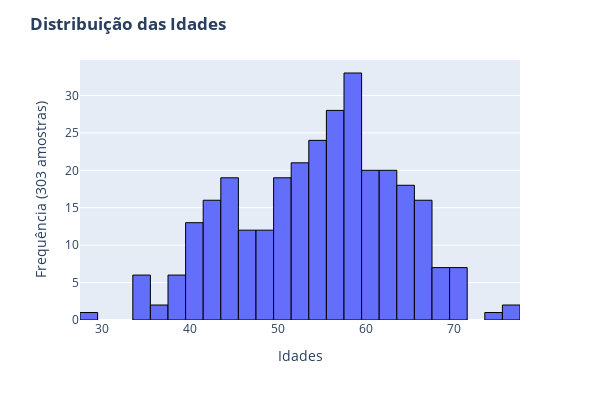

The cell this chart's notebook holds for it:
### Code cell
# Grafico Interativo - Histograma da Idade com plotly

# Cria um histograma da idade usando Plotly Express
grafico2 = px.histogram(data_frame=caracteristicas, x='age', nbins=30)

# Ajusta o layout do gráfico
grafico2.update_layout(
    title="Distribuição das Idades",
    title_font=dict(weight='bold'), 
    xaxis_title="Idades",
    yaxis_title="Frequência (303 amostras)",
    width=600,
    height=400
)

# Adiciona borda preta em cada barra
grafico2.update_traces(marker=dict(line=dict(color="black", width=1)))

# Exibe o gráfico
grafico2.show()

### Figure 1 — Plotly figure (JSON) as saved in the notebook; plotly's stock layout.template omitted (floating-point values rounded to 4 significant figures; data arrays with more than 128 entries replaced by an {"elided": "..."} marker saying what was removed)
{"data": [{"bingroup": "x", "hovertemplate": "age=%{x}<br>count=%{y}<extra></extra>", "legendgroup": "", "marker": {"color": "#636efa", "line": {"color": "black", "width": 1}, "pattern": {"shape": ""}}, "name": "", "nbinsx": 30, "orientation": "v", "showlegend": false, "type": "histogram", "x": {"elided": "303 int values"}, "xaxis": "x", "yaxis": "y"}], "layout": {"barmode": "relative", "height": 400, "legend": {"tracegroupgap": 0}, "margin": {"t": 60}, "title": {"font": {"weight": "bold"}, "text": "Distribuição das Idades"}, "width": 600, "xaxis": {"anchor": "y", "domain": [0, 1], "title": {"text": "Idades"}}, "yaxis": {"anchor": "x", "domain": [0, 1], "title": {"text": "Frequência (303 amostras)"}}}}
